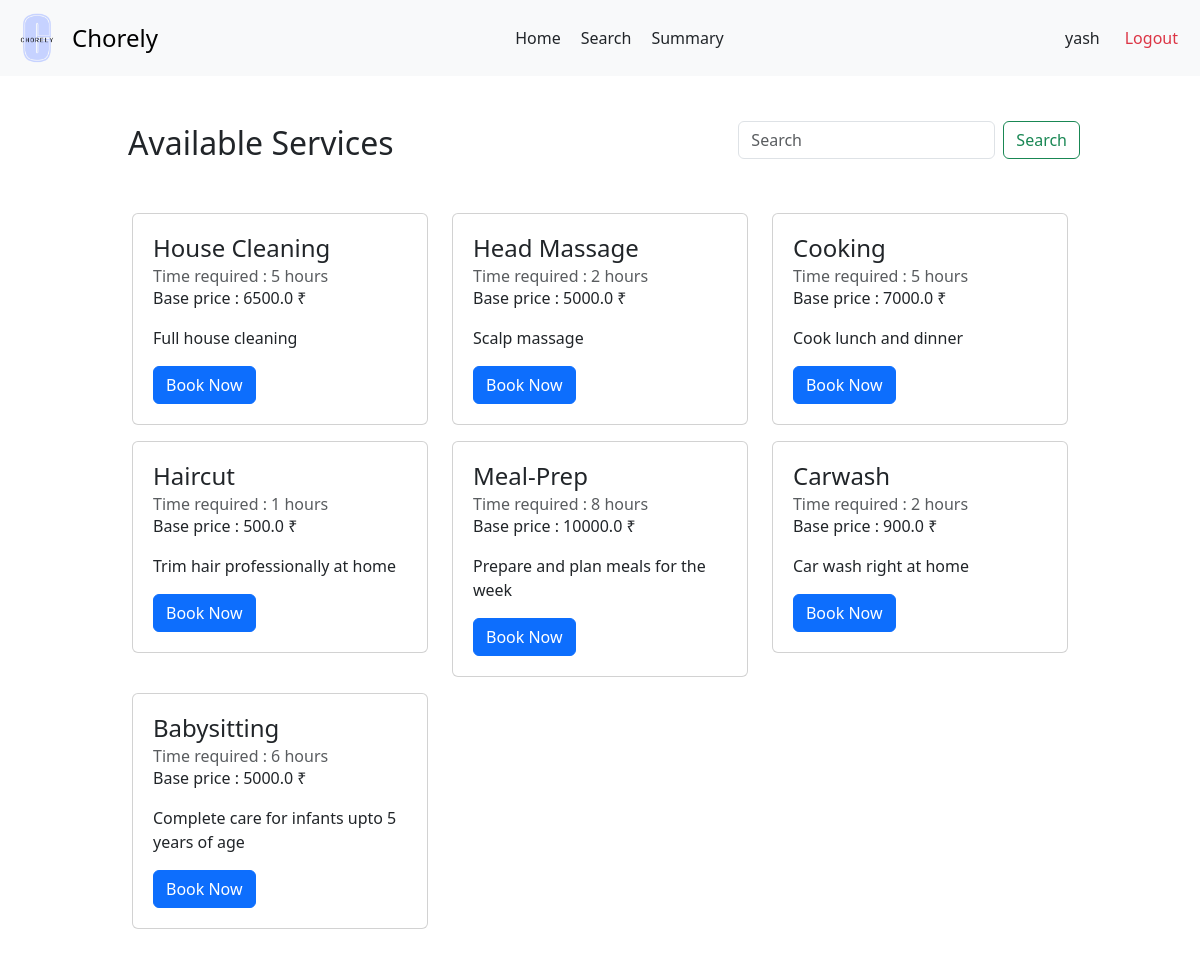
Screenshot of /customer/1/search with the database file from the repository.
### backend/models.py (models this page shows)
class Users(db.Model):
  __tablename__ = 'Users'
  user_id = db.Column(db.Integer, primary_key=True, autoincrement=True)
  username = db.Column(db.String, unique=True, nullable=False)
  password = db.Column(db.String, nullable=False)
  role = db.Column(db.String, nullable=False)
  is_blocked = db.Column(db.Boolean, default=False)
  service_professional = db.relationship('ServiceProfessionals', backref='user', uselist=False)
  customer = db.relationship('Customers', backref='user', uselist=False)

class Services(db.Model):
    __tablename__ = 'Services'
    service_id = db.Column(db.Integer, primary_key=True, autoincrement=True)
    name = db.Column(db.String, nullable=False)
    description = db.Column(db.String)
    base_price = db.Column(db.Float, nullable=False)
    time_required = db.Column(db.Integer)
    category = db.Column(db.String)
    service_professionals = db.relationship('ServiceProfessionals', backref='service')
    service_requests = db.relationship('ServiceRequests', backref='service')

### backend/customerController.py (the view, shortened to what this page needs)
@app.route('/customer/<int:customer_id>/search', methods =['GET', 'POST'])
def customer_search(customer_id):
  customer = Customers.query.get(customer_id)
  all_services = Services.query.all()
  return render_template('customer-search.html', services= all_services, customer = customer)

### templates/customer-search.html (shortened to what this page needs)
<!DOCTYPE html>
<html lang="en">
<head>
  <link href="https://cdn.jsdelivr.net/npm/bootstrap@5.3.3/dist/css/bootstrap.min.css" rel="stylesheet">
  <link rel="stylesheet" href="{{ url_for('static', filename='customer-dash-category.css') }}">
<link rel="stylesheet" href="{{ url_for('static', filename='navbar.css') }}">
</head>
<body>
  <nav class="navbar bg-body-tertiary">
    <div class="container-fluid">
      <a class="navbar-brand d-flex align-items-center" href="#" style="text-decoration: none;">
        <img src="{{ url_for('static', filename='logo.png') }}" alt="Chorely Logo" width="50px" height="50px" id="logo">
        <span style="font-size: 1.5rem;">Chorely</span>
      </a>
      <div style="display: flex;">
        <a class="nav-link active" aria-current="page" href="/user/customer/{{ customer.user.user_id }}">Home</a>
        <a class="nav-link" href="/customer/{{ customer.customer_id }}/search">Search</a>
        <a class="nav-link" href="/user/{{ customer.user.user_id }}/summary">Summary</a>
      </div>
      <div class="d-flex text text-end">
        <a class="nav-link" href="/user/{{ customer.user.user_id }}/profile">{{ customer.user.username }}</a>
        <a class="nav-link text-danger" href="/userlogin">Logout</a>
      </div>
    </div>
  </nav>
  <div id="main">
    <div id="canvas">
      <br>
      <div class="text d-flex justify-content-between align-items-center">
        <h2 class="headings">Available Services</h2>
        <form class="d-flex" role="search" method="post" action="/customer/{{ customer.customer_id }}/search">
          <input class="form-control me-2" type="search" placeholder="Search" aria-label="Search" name="query_string">
          <button class="btn btn-outline-success" type="submit">Search</button>
        </form>
      </div>
      <div class="py-5">
        <div class="container">
          <div class="row hidden-md-up">
            {% if services | length ==0 %}
              <div class="text text-center">
                <h5 class="headings">No services found</h5>
              </div>
            {% else %}
              {% for service in services %}
                <div class="col-md-4">
                  <div class="card mb-3" style="padding: 20px;">
                    <div class="card-block">
                      <h4 class="card-title">{{service.name | title }}</h4>
                      <h6 class="card-subtitle text-muted">Time required : {{ service.time_required }} hours</h6>
                      <p class="card-text p-y-1">Base price : {{ service.base_price }} &#x20B9;</p>
                      <p class="card-text p-y-1">{{ service.description | capitalize  }}</p>
                      <a href="/user/{{customer.user.user_id}}/service/book/{{service.service_id}}" class="btn btn-primary">Book Now</a>
                    </div>
                  </div>
                </div>
              {% endfor %}
            {% endif %}
         </div>
        </div>
      </div>
  </div>
</body>
</html>

### static/customer-dash-category.css (style rules this page uses)
* { margin: 0px; }
#main, #canvas { margin-top: 90px; border: 2px none black; }
#canvas { width: 80%; margin: auto; height: 1000px; }
.headings { margin: 3px; padding-left: 5px; margin-top: 10px; }

### static/navbar.css (style rules this page uses)
#logo { object-fit: contain ; margin-right: 10px; filter: brightness(1.1) contrast(1.1) saturate(1.2); filter: contrast(100%); }
.text-end { margin-right: 10px; }
.navbar { position: fixed; background-color: white; top: 0; left: 0; right: 0; height: max-content; z-index: 1000; }

### rows the page displays
Users: user.username "yash"
Services: name "House Cleaning", time_required "5", base_price "6500.0", description "Full house cleaning"
Services: name "Head Massage", time_required "2", base_price "5000.0", description "Scalp massage"
Services: name "Cooking", time_required "5", base_price "7000.0", description "Cook lunch and dinner"
Services: name "Haircut", time_required "1", base_price "500.0", description "Trim hair professionally at home"
Services: name "Meal-Prep", time_required "8", base_price "10000.0", description "Prepare and plan meals for the week"
Services: name "Carwash", time_required "2", base_price "900.0", description "Car wash right at home"
Services: name "Babysitting", time_required "6", base_price "5000.0", description "Complete care for infants upto 5 years of age"
